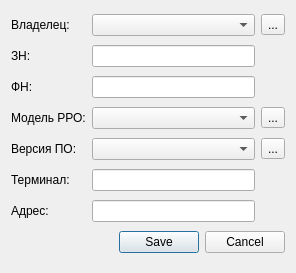
<?xml version="1.0" encoding="UTF-8"?>
<ui version="4.0">
 <class>RroDialog</class>
 <widget class="QDialog" name="RroDialog">
  <property name="geometry">
   <rect>
    <x>0</x>
    <y>0</y>
    <width>296</width>
    <height>273</height>
   </rect>
  </property>
  <property name="windowTitle">
   <string>Dialog</string>
  </property>
  <layout class="QGridLayout" name="gridLayout">
   <item row="2" column="2">
    <widget class="QLineEdit" name="lineEditFN"/>
   </item>
   <item row="0" column="0">
    <widget class="QLabel" name="label">
     <property name="text">
      <string>Владелец:</string>
     </property>
    </widget>
   </item>
   <item row="0" column="2">
    <widget class="QComboBox" name="comboBoxVlasnik"/>
   </item>
   <item row="1" column="0">
    <widget class="QLabel" name="label_4">
     <property name="text">
      <string>ЗН:</string>
     </property>
    </widget>
   </item>
   <item row="1" column="2">
    <widget class="QLineEdit" name="lineEditZN"/>
   </item>
   <item row="2" column="0">
    <widget class="QLabel" name="label_5">
     <property name="text">
      <string>ФН:</string>
     </property>
    </widget>
   </item>
   <item row="5" column="2">
    <widget class="QLineEdit" name="lineEditTerminal"/>
   </item>
   <item row="6" column="0">
    <widget class="QLabel" name="label_7">
     <property name="text">
      <string>Адрес:</string>
     </property>
    </widget>
   </item>
   <item row="6" column="2">
    <widget class="QLineEdit" name="lineEditAdress"/>
   </item>
   <item row="5" column="0">
    <widget class="QLabel" name="label_6">
     <property name="text">
      <string>Терминал:</string>
     </property>
    </widget>
   </item>
   <item row="3" column="0" colspan="2">
    <widget class="QLabel" name="label_2">
     <property name="text">
      <string>Модель РРО:</string>
     </property>
    </widget>
   </item>
   <item row="3" column="2">
    <widget class="QComboBox" name="comboBoxModel"/>
   </item>
   <item row="4" column="0" colspan="2">
    <widget class="QLabel" name="label_3">
     <property name="text">
      <string>Версия ПО:</string>
     </property>
    </widget>
   </item>
   <item row="4" column="2">
    <widget class="QComboBox" name="comboBoxVersion"/>
   </item>
   <item row="7" column="0" colspan="4">
    <widget class="QDialogButtonBox" name="buttonBox">
     <property name="standardButtons">
      <set>QDialogButtonBox::Cancel|QDialogButtonBox::Save</set>
     </property>
    </widget>
   </item>
   <item row="0" column="3">
    <widget class="QToolButton" name="toolButtonVlasnik">
     <property name="text">
      <string>...</string>
     </property>
    </widget>
   </item>
   <item row="3" column="3">
    <widget class="QToolButton" name="toolButtonModel">
     <property name="text">
      <string>...</string>
     </property>
    </widget>
   </item>
   <item row="4" column="3">
    <widget class="QToolButton" name="toolButtonVersion">
     <property name="text">
      <string>...</string>
     </property>
    </widget>
   </item>
  </layout>
 </widget>
 <tabstops>
  <tabstop>comboBoxVlasnik</tabstop>
  <tabstop>lineEditZN</tabstop>
  <tabstop>lineEditFN</tabstop>
  <tabstop>comboBoxModel</tabstop>
  <tabstop>comboBoxVersion</tabstop>
  <tabstop>lineEditTerminal</tabstop>
  <tabstop>lineEditAdress</tabstop>
  <tabstop>toolButtonVlasnik</tabstop>
  <tabstop>toolButtonModel</tabstop>
  <tabstop>toolButtonVersion</tabstop>
 </tabstops>
 <resources/>
 <connections/>
</ui>
